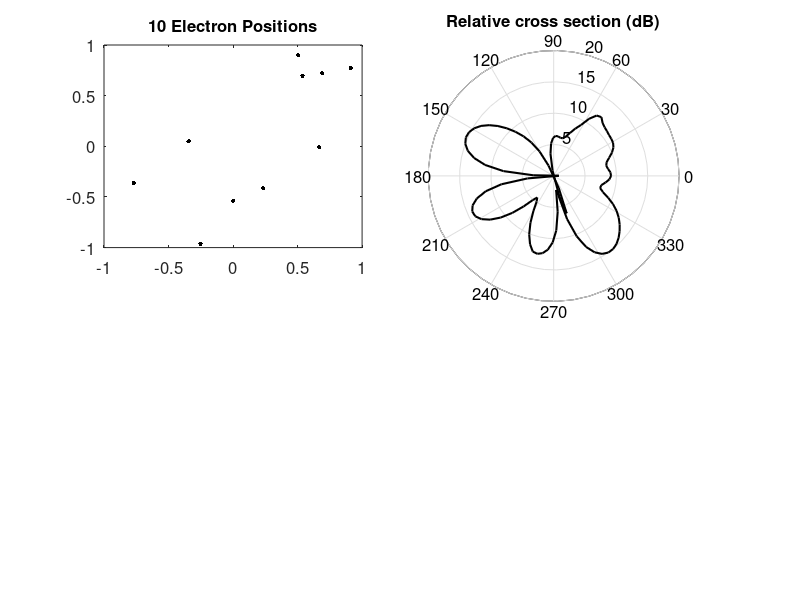
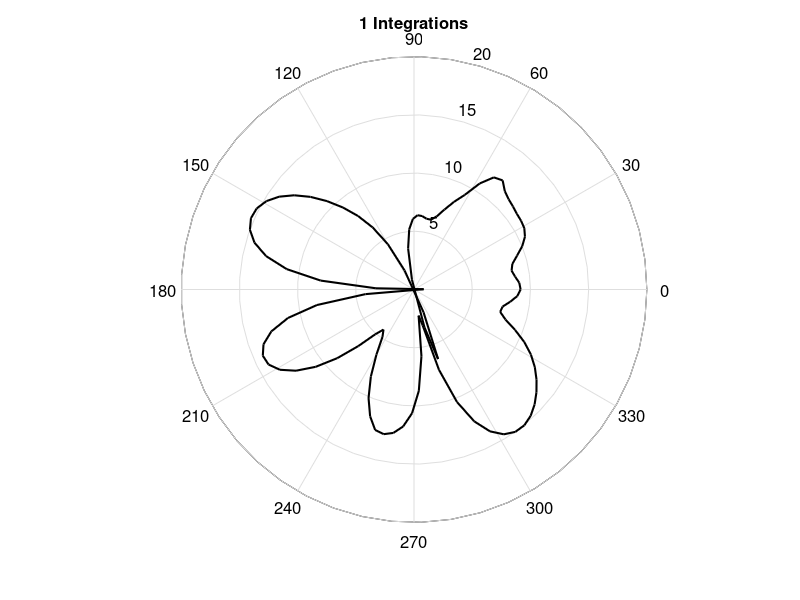

MATLAB code for these plots, in order:
clear all; close all;

N=10; Ninc=1;

theta=linspace(0,2*pi,100);
PP=zeros(size(theta));

for bb=1:Ninc

    x=(rand(N,1)-0.5)*2;
    y=(rand(N,1)-0.5)*2;

    for aa=1:length(theta)
        ox=cos(theta(aa)); oy=sin(theta(aa));

        d=sqrt((x-ox).^2+(y-oy).^2);

        E=exp(j*2*pi*d);

        P(aa)=abs(sum(E)).^2;
    end
    
    PP=PP+P;
end
P=10*log10(P);
PP=10*log10(PP/Ninc);

fontname='Helvetica';
axsize=12;
labsize=12;

figure; 
subplot(221);
l=plot(x,y,'k.'); set(l,'Markersize',10);
axis([-1 1 -1 1]);
set(gca,'fontname',fontname,'fontsize',axsize);
title([num2str(N) ' Electron Positions'],'fontname',fontname,'fontsize',labsize);

subplot(222);
l=polar(theta,P,'k'); set(l,'linewidth',1.5);
l=get(gca,'Position'); 
set(gca,'Position',[l(1)-0.1 l(2)-0.1 l(3)*1.3 l(4)*1.3]);
set(gca,'fontname',fontname,'fontsize',axsize);
set(gca,'Ylim',[-21 21],'Xlim',[-21 21]);
title(['Relative cross section (dB)'],'fontname',fontname,'fontsize',labsize);

figure
l=polar(theta,PP,'k'); set(l,'linewidth',1.5);
set(gca,'fontname',fontname,'fontsize',axsize);
title([num2str(Ninc) ' Integrations'],'fontname',fontname,'fontsize',labsize);
set(gca,'Ylim',[-21 21],'Xlim',[-21 21]);